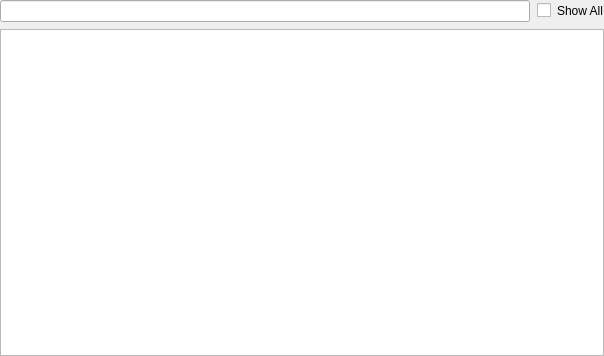
<?xml version="1.0" encoding="UTF-8"?>
<ui version="4.0">
 <class>WkfTypeVisibilityWidget</class>
 <widget class="QWidget" name="WkfTypeVisibilityWidget">
  <property name="geometry">
   <rect>
    <x>0</x>
    <y>0</y>
    <width>604</width>
    <height>356</height>
   </rect>
  </property>
  <property name="sizePolicy">
   <sizepolicy hsizetype="MinimumExpanding" vsizetype="MinimumExpanding">
    <horstretch>0</horstretch>
    <verstretch>0</verstretch>
   </sizepolicy>
  </property>
  <property name="windowTitle">
   <string>Type Visibility</string>
  </property>
  <property name="styleSheet">
   <string notr="true">border-color: rgb(85, 0, 255);</string>
  </property>
  <layout class="QGridLayout" name="gridLayout">
   <property name="leftMargin">
    <number>0</number>
   </property>
   <property name="topMargin">
    <number>0</number>
   </property>
   <property name="rightMargin">
    <number>0</number>
   </property>
   <property name="bottomMargin">
    <number>0</number>
   </property>
   <property name="spacing">
    <number>7</number>
   </property>
   <item row="0" column="1" alignment="Qt::AlignLeft">
    <widget class="QCheckBox" name="mCheckBox">
     <property name="sizePolicy">
      <sizepolicy hsizetype="Minimum" vsizetype="Fixed">
       <horstretch>0</horstretch>
       <verstretch>0</verstretch>
      </sizepolicy>
     </property>
     <property name="minimumSize">
      <size>
       <width>50</width>
       <height>0</height>
      </size>
     </property>
     <property name="layoutDirection">
      <enum>Qt::LeftToRight</enum>
     </property>
     <property name="text">
      <string>Show All</string>
     </property>
     <property name="tristate">
      <bool>false</bool>
     </property>
    </widget>
   </item>
   <item row="0" column="0">
    <widget class="QLineEdit" name="mFilterLineEdit">
     <property name="sizePolicy">
      <sizepolicy hsizetype="Expanding" vsizetype="Fixed">
       <horstretch>0</horstretch>
       <verstretch>0</verstretch>
      </sizepolicy>
     </property>
     <property name="minimumSize">
      <size>
       <width>50</width>
       <height>0</height>
      </size>
     </property>
    </widget>
   </item>
   <item row="1" column="0" colspan="2">
    <widget class="QListWidget" name="mListWidget">
     <property name="sizePolicy">
      <sizepolicy hsizetype="Expanding" vsizetype="Expanding">
       <horstretch>0</horstretch>
       <verstretch>0</verstretch>
      </sizepolicy>
     </property>
    </widget>
   </item>
  </layout>
 </widget>
 <resources/>
 <connections/>
</ui>
